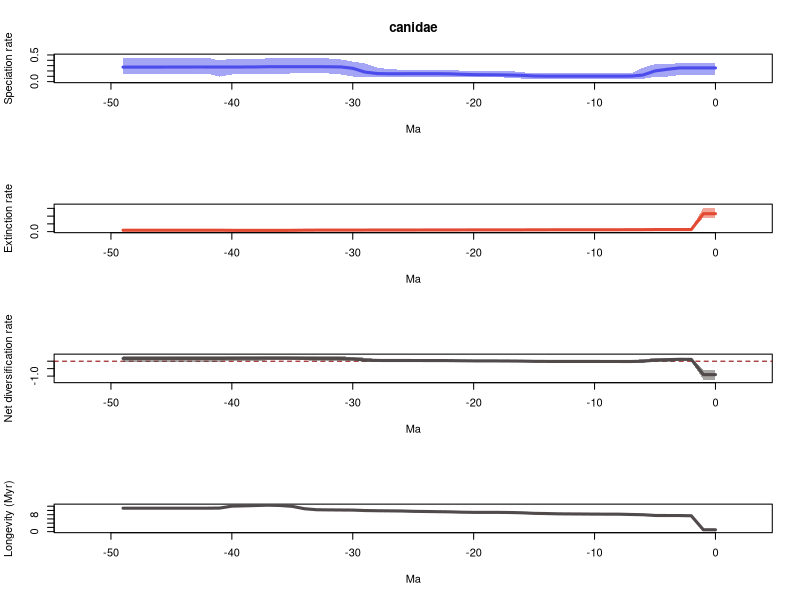

The R source for this figure:
# 1 files combined:
# 	/home/eeb177-student/Desktop/EEB-177/Lab-Work/exercise-9/pyrate_mcmc_logs/canidae_occ_1_marginal_rates.log

# 95% HPDs calculated using code from Biopy (https://www.cs.auckland.ac.nz/~yhel002/biopy/)

pdf(file='/home/eeb177-student/Desktop/EEB-177/Lab-Work/exercise-9/pyrate_mcmc_logs/canidae_occ_1_marginal_rates_RTT.pdf',width=0.6*9, height=16.8)
par(mfrow=c(4,1))
library(scales)
L_hpd_m95=c(0.12271101609, 0.12271101609,0.12271101609,0.12271101609,0.0936942669295,0.0881659524347,0.0524902990721,0.0538752708019,0.0542870618608,0.0542870618608,0.0542870618608,0.0542870618608,0.0542870618608,0.0542870618608,0.0513193384871,0.0538752708019,0.0570140302421,0.0764248113353,0.0782626815426,0.0782626815426,0.0782626815426,0.0844749804951,0.0934535742662,0.0945000751921,0.0945000751921,0.0945000751921,0.0934535742662,0.0934535742662,0.0956575575983,0.0934535742662,0.0956575575983,0.134692442201,0.153194121209,0.153194121209,0.153194121209,0.153194121209,0.148780588168,0.148780588168,0.134692442201,0.134692442201,0.134692442201,0.0948589439849,0.148780588168,0.148780588168,0.148780588168,0.148780588168,0.148780588168,0.148780588168,0.148780588168,0.148780588168)
L_hpd_M95=c(0.343931650919, 0.343931650919,0.343931650919,0.343931650919,0.331669956922,0.327691260122,0.260022716117,0.156540546022,0.156540546022,0.156540546022,0.156540546022,0.156540546022,0.156540546022,0.156540546022,0.152276030086,0.156540546022,0.176684239291,0.19889992022,0.190952452356,0.190952452356,0.190952452356,0.20570026816,0.217723584012,0.217723584012,0.217723584012,0.217723584012,0.223120254899,0.234755821235,0.262898254219,0.339780040721,0.376608016955,0.416822777917,0.434607853122,0.434607853122,0.434607853122,0.434607853122,0.434607853122,0.434607853122,0.431570841483,0.431570841483,0.431570841483,0.395478595044,0.450903444787,0.445822296263,0.445822296263,0.445822296263,0.445822296263,0.445822296263,0.445822296263,0.445822296263)
M_hpd_m95=c(0.90780037165, 0.90780037165,0.0902037401718,0.0940310351553,0.0940310351553,0.0884160383172,0.0940310351553,0.0940310351553,0.0947188597937,0.0947188597937,0.0953258235109,0.0953258235109,0.0953258235109,0.0896470564237,0.0896470564237,0.0902037401718,0.0889492361533,0.086067449228,0.0832817477097,0.0832817477097,0.0832817477097,0.0827132396716,0.0800245462479,0.0771730981526,0.0719467838865,0.0704037941848,0.0704037941848,0.0704037941848,0.0704037941848,0.0704037941848,0.0582744988209,0.0582744988209,0.0582744988209,0.0582744988209,0.0392059722636,0.0272108215471,0.0274710272884,0.0272108215471,0.0212875696114,0.0212875696114,0.0212875696114,0.0143177200036,0.0143177200036,0.0143177200036,0.0143177200036,0.0143177200036,0.0143177200036,0.0143177200036,0.0143177200036,0.0143177200036)
M_hpd_M95=c(1.55140100935, 1.55140100935,0.196137579819,0.196137579819,0.196137579819,0.191248221977,0.163431479774,0.161749367781,0.157962263726,0.157962263726,0.157962263726,0.157962263726,0.157962263726,0.150010828655,0.150010828655,0.150010828655,0.141909287918,0.138485751775,0.134231131776,0.133276786597,0.133276786597,0.136059790935,0.136059790935,0.136059790935,0.131250425073,0.131250425073,0.134231131776,0.134231131776,0.134745594562,0.138067766786,0.132606187829,0.132606187829,0.134745594562,0.134745594562,0.132734553735,0.126425777586,0.131495698432,0.135823047038,0.137500876597,0.154896175333,0.157472112388,0.200758045456,0.200758045456,0.200758045456,0.200758045456,0.200758045456,0.200758045456,0.200758045456,0.200758045456,0.200758045456)
R_hpd_m95=c(-1.24596397737, -1.24596397737,-0.00110389541269,-0.00461530144179,-0.0398424472817,-0.0519236781492,-0.0947592106039,-0.08388350583,-0.0719378307875,-0.0719378307875,-0.0719378307875,-0.0719378307875,-0.0719378307875,-0.0719378307875,-0.0719378307875,-0.0644896048029,-0.062976510253,-0.0519644603524,-0.048543877341,-0.039785723654,-0.039785723654,-0.039785723654,-0.0362810841696,-0.0364729016703,-0.0364729016703,-0.0364729016703,-0.0364729016703,-0.0364729016703,-0.0362810841696,-0.0340235316305,0.00716740323422,0.0230872003234,0.0230872003234,0.0230872003234,0.0611541480091,0.0623830785563,0.0605318764222,0.0605318764222,0.0111463828161,0.0111463828161,0.00710396633222,-0.0307019120394,-0.0307019120394,-0.0307019120394,-0.0307019120394,-0.0307019120394,-0.0307019120394,-0.0307019120394,-0.0307019120394,-0.0307019120394)
R_hpd_M95=c(-0.581876271173, -0.581876271173,0.23597614948,0.229192205444,0.206740717577,0.206740717577,0.148865025337,0.0407436415736,0.0426953001639,0.0426953001639,0.0426953001639,0.0426953001639,0.0425421518166,0.0411215369034,0.0369130983556,0.0460757103878,0.0691915027947,0.0779642725054,0.0779642725054,0.0881796105119,0.0881796105119,0.0977732662937,0.11087837476,0.11087837476,0.115536162117,0.115536162117,0.118193002655,0.118808259372,0.144871457741,0.233854670313,0.309357661056,0.319396518677,0.319396518677,0.319396518677,0.36053192948,0.36053192948,0.36053192948,0.366458426829,0.34560372801,0.34560372801,0.34560372801,0.355610751368,0.355610751368,0.355610751368,0.355610751368,0.355610751368,0.355610751368,0.355610751368,0.355610751368,0.355610751368)
L_mean=c(0.256908428956, 0.256908428956,0.256928293443,0.256980925726,0.230931333673,0.200302637378,0.123430940083,0.10336898099,0.102610715045,0.102610715045,0.102494043228,0.102494043228,0.102494043228,0.10281549127,0.102649879436,0.105463067738,0.117952834144,0.123514256257,0.127429969563,0.129347421561,0.130786227532,0.13787406969,0.146138341744,0.148553755041,0.148627926185,0.148442313031,0.147550682096,0.146989112755,0.151409578192,0.179068896878,0.249922041796,0.275705055415,0.278947451241,0.279590595097,0.279590595097,0.279590595097,0.279388621467,0.279770510246,0.275425261694,0.274198359314,0.27330275474,0.273434645676,0.274140654712,0.274335498702,0.273635368687,0.273217397023,0.272796403107,0.272796403107,0.272796403107,0.271599385458)
M_mean=c(1.15745360207, 1.15745360207,0.133447757231,0.131606170829,0.131606170829,0.131043073582,0.125311577885,0.123452647824,0.121351148233,0.121161344601,0.12090460693,0.120160996131,0.119651233053,0.118958317972,0.117089683741,0.115823066122,0.112460419506,0.110700499677,0.110035176196,0.109906480537,0.109827717688,0.108887473995,0.106964744631,0.106092704001,0.105134331073,0.104305434401,0.10255753002,0.101971768184,0.101342381348,0.10041945197,0.0982809023575,0.0978817820397,0.0973911801968,0.0967064826479,0.0924762322382,0.0838061267103,0.0810012907308,0.0800571209563,0.0810984423618,0.0822106473174,0.0830757484551,0.0898384651814,0.0903852847596,0.0903852847596,0.0903852847596,0.0903852847596,0.0903852847596,0.0903852847596,0.0903852847596,0.0903852847596)
R_mean=c(-0.90054517311, -0.90054517311,0.123480536211,0.125374754897,0.0993251628441,0.0692595637964,-0.00188063780228,-0.020083666834,-0.0187404331889,-0.0185506295567,-0.0184105637016,-0.0176669529025,-0.0171571898252,-0.0161428267013,-0.0144398043048,-0.0103599983847,0.00549241463876,0.0128137565805,0.017394793367,0.0194409410231,0.0209585098444,0.0289865956944,0.0391735971131,0.0424610510397,0.043493595112,0.0441368786308,0.0449931520757,0.0450173445704,0.0500671968443,0.0786494449079,0.151641139439,0.177823273375,0.181556271044,0.182884112449,0.187114362859,0.195784468387,0.198387330737,0.19971338929,0.194326819333,0.191987711997,0.190227006285,0.183596180495,0.183755369952,0.183950213942,0.183250083927,0.182832112263,0.182411118348,0.182411118348,0.182411118348,0.181214100699)
trans=0.5
age=(0:(50-1))* -1
plot(age,age,type = 'n', ylim = c(0, 0.495993789265), xlim = c(-52.5,2.5), ylab = 'Speciation rate', xlab = 'Ma',main='canidae' )
polygon(c(age, rev(age)), c(L_hpd_M95, rev(L_hpd_m95)), col = alpha("#4c4cec",trans), border = NA)
lines(rev(age), rev(L_mean), col = "#4c4cec", lwd=3)
plot(age,age,type = 'n', ylim = c(0, 1.70654111029), xlim = c(-52.5,2.5), ylab = 'Extinction rate', xlab = 'Ma' )
polygon(c(age, rev(age)), c(M_hpd_M95, rev(M_hpd_m95)), col = alpha("#e34a33",trans), border = NA)
lines(rev(age), rev(M_mean), col = "#e34a33", lwd=3)
plot(age,age,type = 'n', ylim = c(-1.37056037511, 0.403104269512), xlim = c(-52.5,2.5), ylab = 'Net diversification rate', xlab = 'Ma' )
abline(h=0,lty=2,col="darkred")
polygon(c(age, rev(age)), c(R_hpd_M95, rev(R_hpd_m95)), col = alpha("#504A4B",trans), border = NA)
lines(rev(age), rev(R_mean), col = "#504A4B", lwd=3)
plot(age,age,type = 'n', ylim = c(0, max(1/M_mean)), xlim = c(-52.5,2.5), ylab = 'Longevity (Myr)', xlab = 'Ma' )
lines(rev(age), rev(1/M_mean), col = "#504A4B", lwd=3)
n <- dev.off()